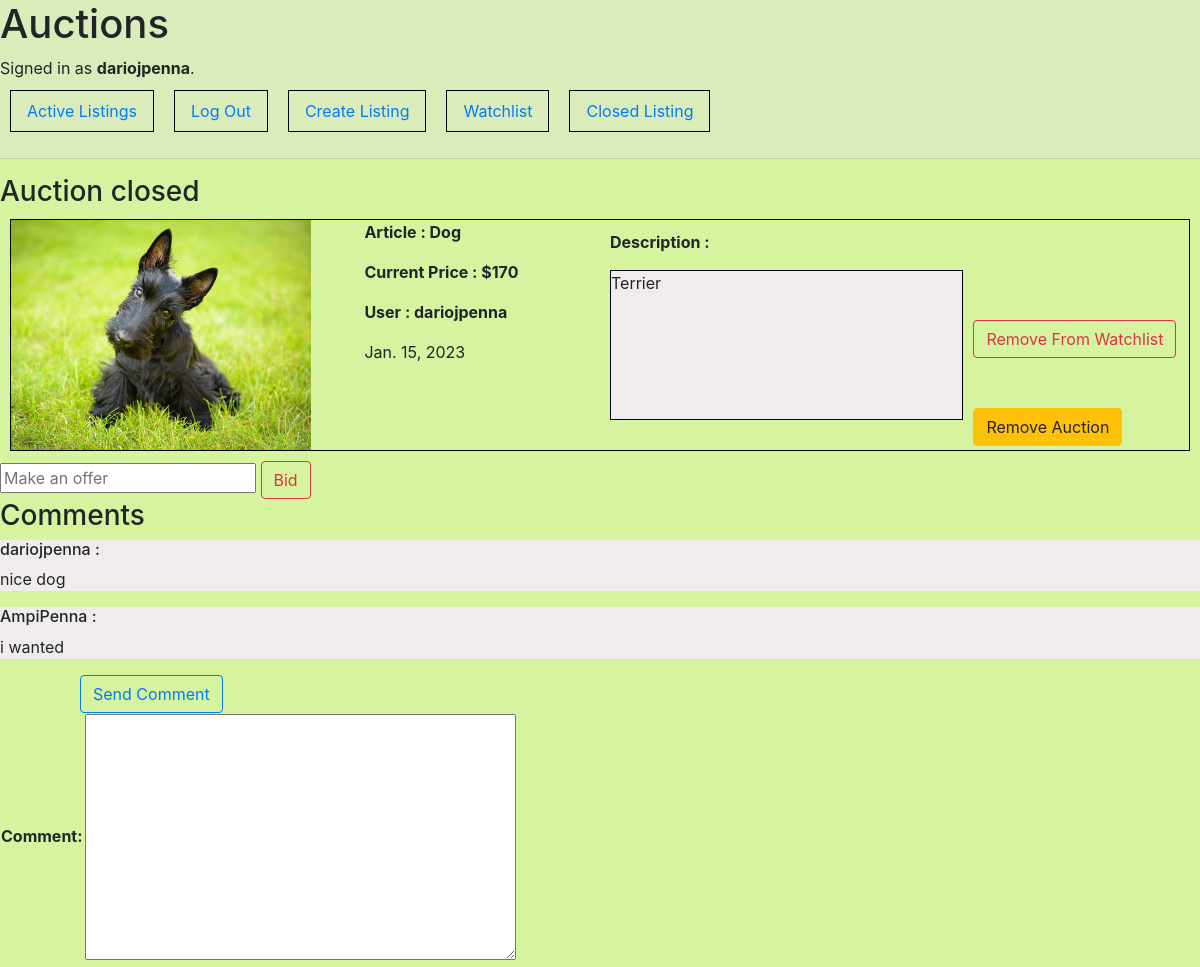
The app's page /product/11 (signed in) with its own data.
### auctions/models.py (models this page shows, shortened)
class User(AbstractUser):
    pass

class Auction(models.Model):
    article=models.CharField(max_length=64)
    price=models.ForeignKey(Bid,on_delete=models.CASCADE,null=True,blank=True,related_name='Bid')
    description=models.TextField(max_length=500)
    image=models.ImageField (upload_to='media', null=TRUE)
    date=models.DateField(auto_now=True,null=TRUE,blank=True)
    category=models.ForeignKey(Category , on_delete=models.CASCADE, blank=True,null=True,related_name='category')
    watchlist=models.ManyToManyField(User,blank=TRUE,null=TRUE,related_name='watchlist')
    owner = models.ForeignKey(User,on_delete=models.CASCADE,blank=TRUE,null=TRUE,related_name='user')
    activated=models.BooleanField(default=True)

class Bid (models.Model):
    user=models.ForeignKey(User,on_delete=models.CASCADE,blank=False,null=False,related_name='userBid')
    bid=models.IntegerField(blank=True,null=TRUE)
    def __str__(self):
        return f'{self.bid}'

class Comment(models.Model):
    name=models.ForeignKey(User,on_delete=models.CASCADE,blank=TRUE,null=TRUE,related_name='userComment')
    auction=models.ForeignKey(Auction,on_delete=models.CASCADE,blank=TRUE,null=TRUE,related_name='auctionComment')
    comment=models.TextField()

### auctions/views.py (the view)
# urls.py: path("product/<int:id>", views.product, name="product"),
def product(request,id):
    product=Auction.objects.get(id=id)
    productList= request.user in product.watchlist.all()
    owner = request.user.username == product.owner.username
    winner=request.user.username==product.price.user.username
    return render (request,'auctions/product.html',{
        'product':product,
        'productList':productList,
        'form':commentForm(),
        'comments':Comment.objects.filter(auction_id=id),
        'owner':owner,
        'winner':winner
    })

### auctions/forms.py
class commentForm (ModelForm):
    class Meta:
        model = Comment
        exclude = ('auction', 'name')

### auctions/templates/auctions/product.html (shortened to what this page needs)
{% extends "auctions/layout.html" %}
{% block body %}
{% if not product.activated %}
    <h3>Auction closed</h3>
{% endif %}
<li >
    <div class="images">
        {% if product.image %} <img src="{{product.image.url}}" alt="" width="300" height="230">{% endif %}
    </div>
    <div class="properties">
        <p class="items"> Article : {{product.article }} </p>
        <p class="items"> Current Price : ${{ product.price }} </p>
        <p class="items"> User : {{product.owner}} </p>
        <p> {{ product.date}} </p>
    </div>
    <div class="description" >
        <p class="items"> Description : </p>
        <p class="text-description">{{ product.description}}</p>
    </div>
    <div>
        {% if user.is_authenticated %}
            {% if productList%}
                    <form action="{% url 'removeFromWatchlist' id=product.id%}" method="get">
                        <button style="margin-top: 100px;" class= "btn btn-outline-danger">Remove From Watchlist</button>
                    </form>
            {% else %}
                    <form action="{% url 'addToWatchlist' id=product.id%}" method="get">
                        <button style="margin-top: 100px;" class= "btn btn-outline-success">Add to Watchlist</button>
                    </form>
            {% endif %}
            {% if owner %}
                <form action="{% url 'removeAuction' id=product.id%}" method="post">
                    <button style="margin-top: 50px;" class= "btn btn-warning">Remove Auction</button>
                </form>
            {% endif %}
        {% endif %}
    </div>
</li>
<div>
<div>
    <form action="{% url 'offer' id=product.id %}" method="post">
        <input type="text" name="offer" placeholder="Make an offer" id="">
        <button class="btn btn-outline-danger">Bid</button>
    </form>
</div>
    <h3>Comments</h3>
</div>
<div >
    {% for comment in comments %}
        <div style="background-color: rgb(241, 236, 236);">
            <h6> {{comment.name}} :</h6>
           <p >{{comment.comment}}</p>
        </div>
    {% endfor %}
</div>
<div>
    {% if user.is_authenticated %}
        <table>
            <form action="{% url 'comment' id=product.id %} " method="post">
                {{ form }}
                <button  style="margin-left: 80px;" class="btn btn-outline-primary" >Send Comment</button>
            </form>
        </table>
    {% endif %}
</div>
{% endblock %}

### auctions/templates/auctions/layout.html (shortened to what this page needs)
{% load static %}
<!DOCTYPE html>
<html lang="en">
    <head>
        <link rel="stylesheet" href="https://stackpath.bootstrapcdn.com/bootstrap/4.4.1/css/bootstrap.min.css">
        <link href="{% static 'auctions/styles.css' %}" rel="stylesheet">
    </head>
    <body>
        <div class="menu">
            <h1>Auctions</h1>
            <div>
                {% if user.is_authenticated %}
                    Signed in as <strong>{{ user.username }}</strong>.
                {% else %}
                    Not signed in.
                {% endif %}
            </div>
            <ul class="nav">
                <li class="nav-item">
                    <a class="nav-link" href="{% url 'index' %}">Active Listings</a>
                </li>
                {% if user.is_authenticated %}
                    <li class="nav-item">
                        <a class="nav-link" href="{% url 'logout' %}">Log Out</a>
                    </li>
                    <li class="nav-item">
                        <a class="nav-link" href="{% url 'create' %}">Create Listing</a>
                    </li>
                    <li class="nav-item">
                        <a class="nav-link" href="{% url 'watchlist' %}">Watchlist</a>
                    </li>
                    <li class="nav-item">
                        <a class="nav-link" href="{% url 'closed' %}">Closed Listing</a>
                    </li>
                {% endif %}
            </ul>
            <hr>
        </div>
        {% block body %}
        {% endblock %}
    </body>
</html>

### auctions/static/auctions/styles.css (style rules this page uses)
body { background-color: rgb(214, 243, 159); }
.menu { background-color: rgb(218, 236, 185); }
li { display: flex ; border: solid black 1px; margin: 10px; }
.images { width: 30%; height: 100%; }
.properties { width: 20%; }
.description { width: 30%; margin: 10px; }
.items { font-weight: bold; }
.text-description { border: solid black 1px; height: 150px; background-color: rgb(241, 236, 236); }

### records on screen
User: username "dariojpenna"
Auction: image (picture), article "Dog", price "170", owner "dariojpenna", date "Jan. 15, 2023", description "Terrier"
Comment: name "dariojpenna", comment "nice dog"
Comment: name "AmpiPenna", comment "i wanted"
